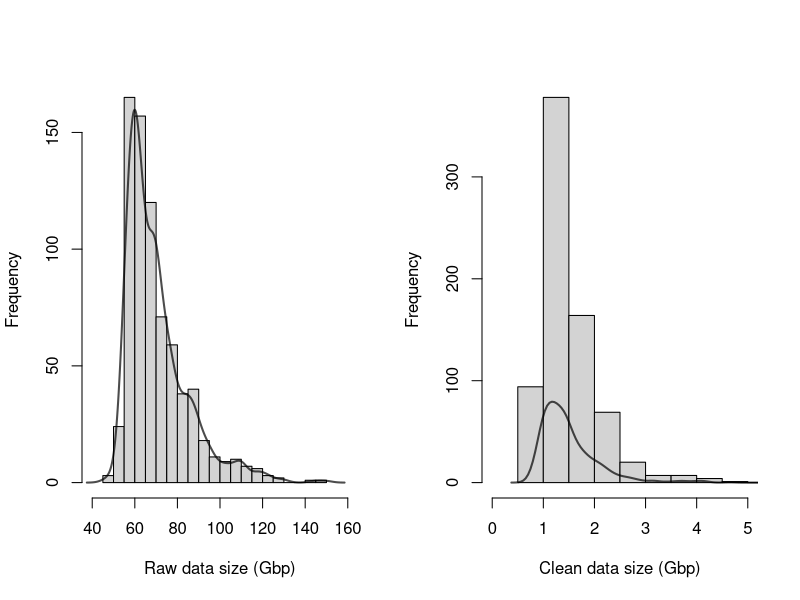

Here is the R script that generated this plot:
pdf("sequence_depth_hist.pdf",width = 8,height = 4)
par(mfrow=c(1,2))
raw<- read.table("raw_depth.txt",header = T)
raw_x <- as.numeric(raw[,1])
hist(raw_x,xlab = "Raw data size (Gbp)",main = "",breaks = 30,xlim = c(40,160))
raw_yfit <- density(raw_x)$y*length(density(raw_x)$x)*7
lines(density(raw_x)$x ,raw_yfit,col = rgb(0,0,0,0.7), lwd=2)
clean <- read.table("clean_depth.txt",header = T)
clean_x <- as.numeric(clean[,1])
hist(clean_x,xlab = "Clean data size (Gbp)",main = "",breaks = 50 ,xlim = c(0,5))
clean_yfit <- density(clean_x)$y*length(density(clean_x)$x)*0.15
lines(density(clean_x)$x ,clean_yfit,col = rgb(0,0,0,0.7), lwd=2)
dev.off()